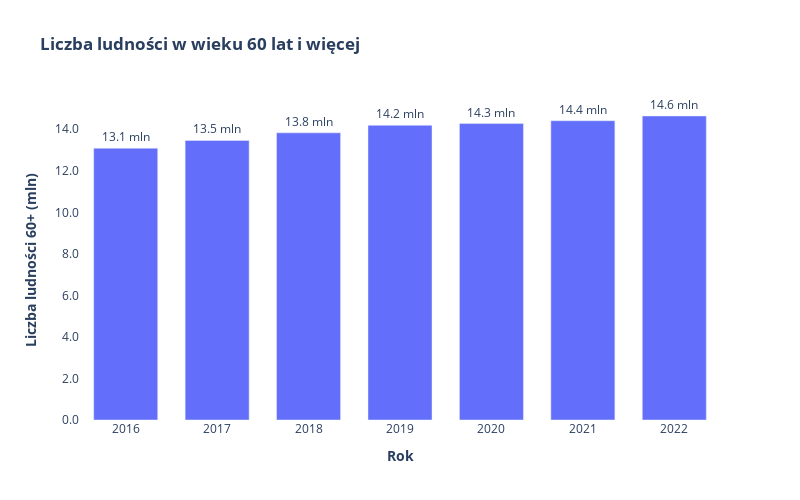

Write notebook code for a chart like this one.
### Code cell
fig_ludnosc = px.bar(
                            df_aos_geriatria_grouped_by_year,
                            x="Rok",
                            y=df_aos_geriatria_grouped_by_year["Liczba_ludnosci_60+"]/1000000,
                            title="<b>Liczba ludności w wieku 60 lat i więcej",
                            height=500,
                            width=800
                            )

fig_ludnosc.update_layout(
                            xaxis_title="<b>Rok",
                            yaxis_title="<b>Liczba ludności 60+ (mln)",
                            yaxis=dict(
                                        tickformat=",.1f",
                                        showgrid=False 
                                        ),
                            plot_bgcolor="white"
                            )

fig_ludnosc.update_traces(
                            width=0.7,
                            hovertemplate="Rok: <b>%{x}</b> <br>Liczba ludności 60+: <b>%{y:.1f}</b> mln",
                            texttemplate="%{y:.1f} mln",
                            textposition="outside"
                            )

fig_ludnosc.show()

### Figure 1 — Plotly figure (JSON) as saved in the notebook; plotly's stock layout.template omitted (floating-point values rounded to 4 significant figures)
{"data": [{"alignmentgroup": "True", "hovertemplate": "Rok: <b>%{x}</b> <br>Liczba ludności 60+: <b>%{y:.1f}</b> mln", "legendgroup": "", "marker": {"color": "#636efa", "pattern": {"shape": ""}}, "name": "", "offsetgroup": "", "orientation": "v", "showlegend": false, "textposition": "outside", "texttemplate": "%{y:.1f} mln", "type": "bar", "width": 0.7, "x": [2016, 2017, 2018, 2019, 2020, 2021, 2022], "xaxis": "x", "y": [13.09, 13.46, 13.83, 14.19, 14.27, 14.41, 14.64], "yaxis": "y"}], "layout": {"barmode": "relative", "height": 500, "legend": {"tracegroupgap": 0}, "plot_bgcolor": "white", "title": {"text": "<b>Liczba ludności w wieku 60 lat i więcej"}, "width": 800, "xaxis": {"anchor": "y", "domain": [0, 1], "title": {"text": "<b>Rok"}}, "yaxis": {"anchor": "x", "domain": [0, 1], "showgrid": false, "tickformat": ",.1f", "title": {"text": "<b>Liczba ludności 60+ (mln)"}}}}
